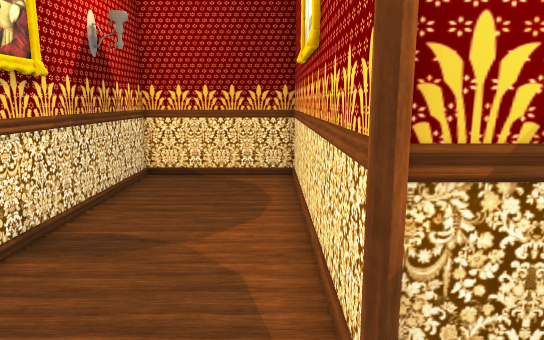
[1] (above)

12 first-person views from a walk through a 3-D level made in the Unity game engine. The camera is 1.4 m above the floor, tilts 10° down and sees 70° across. The floor is counted in squares, 0.5 m on a side. Each view is taken from the middle of a square. On the plan, view 1 faces up. The plan holds only what a view shows up to about 20 squares ahead; the rest is blank.

[2]
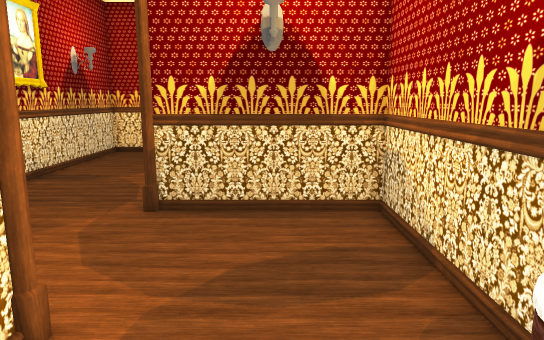

[3]
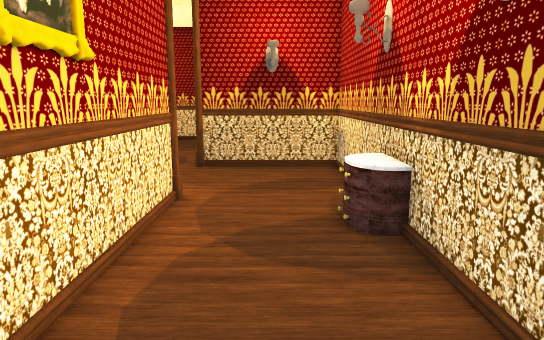

[4]
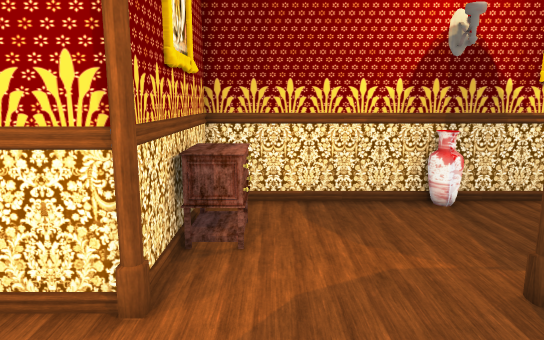

[5]
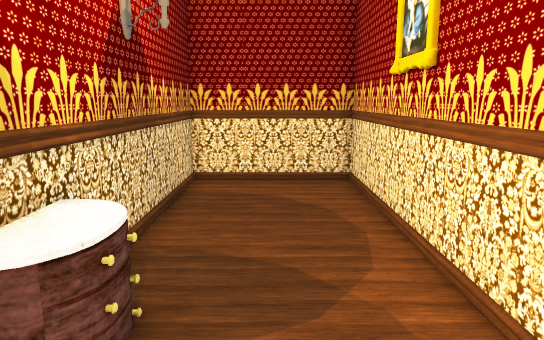

[6]
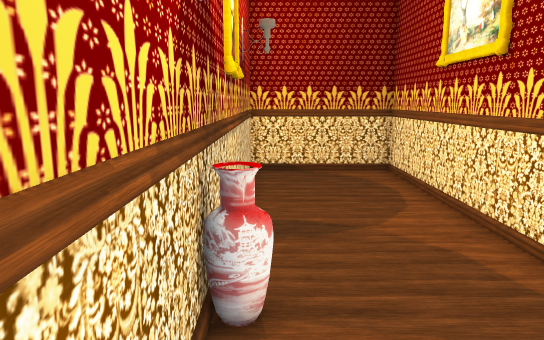

[7]
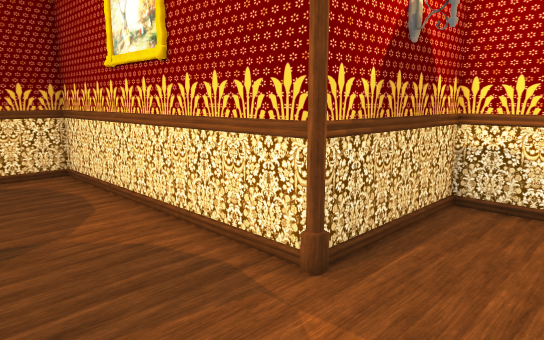

[8]
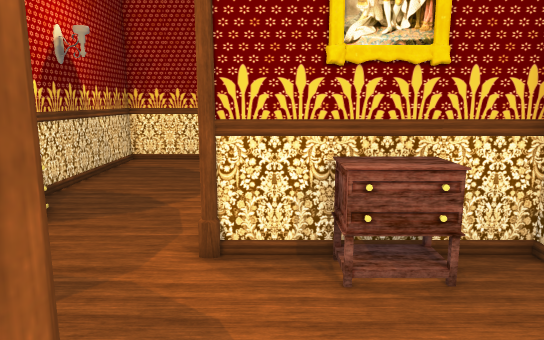

[9]
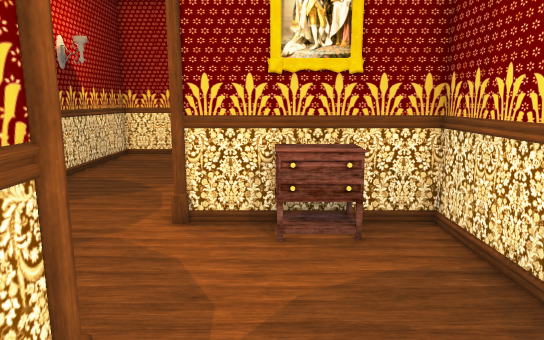

[10]
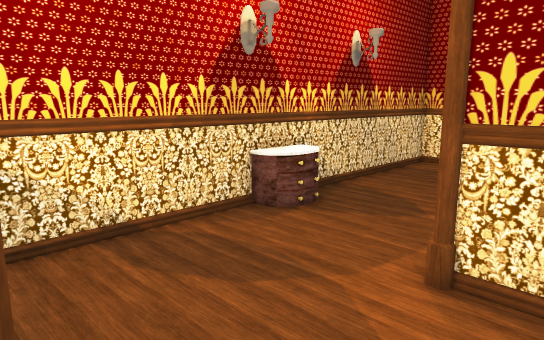

[11]
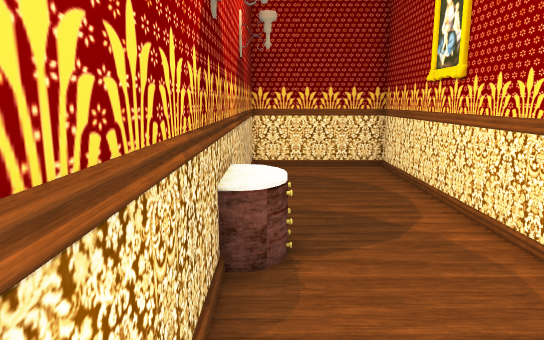

[12]
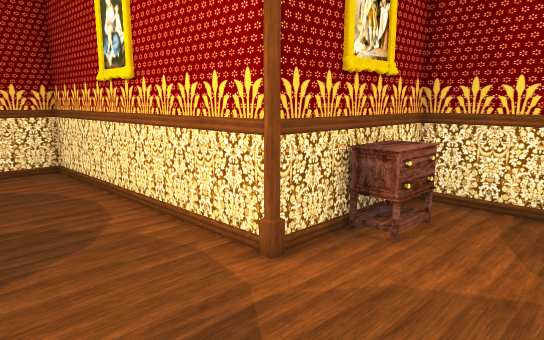

### Floor plan
Points are (right, up) in squares from view 1. A wall is a line through its corners. A room is listed if a view was taken in it or the views show most of it. See-through windows are left out.
Room 1 (views 1, 2, 3, 4, 5, 6, 7, 8, 9, 10, 11, 12)
walls: (0.9, 3.4) (0.9, 14.9) (-4.9, 14.9) (-4.9, -2.9) (0.6, -2.9); (1.1, -3.4) (1.1, -14.9) (6.9, -14.9) (6.9, 2.9) (1.4, 2.9)
objects: other object (-4, 3) to (-4, 4); other object (-3, -2) to (-1, -2); other object (1, -3); other object (1, 3); other object (6, -6) to (6, -4)

Positions as (right, up) in squares from view 1, and headings:
1: (0, 0), facing up
2: (4, -7), facing up
3: (4, -14), facing up
4: (6, -1), facing left
5: (4, -1), facing down
6: (-4, -1), facing up
7: (-4, -1), facing up-right
8: (0, 4), facing down
9: (-1, 6), facing down
10: (-1, 3), facing down-right
11: (6, 2), facing down
12: (6, 2), facing down-left
